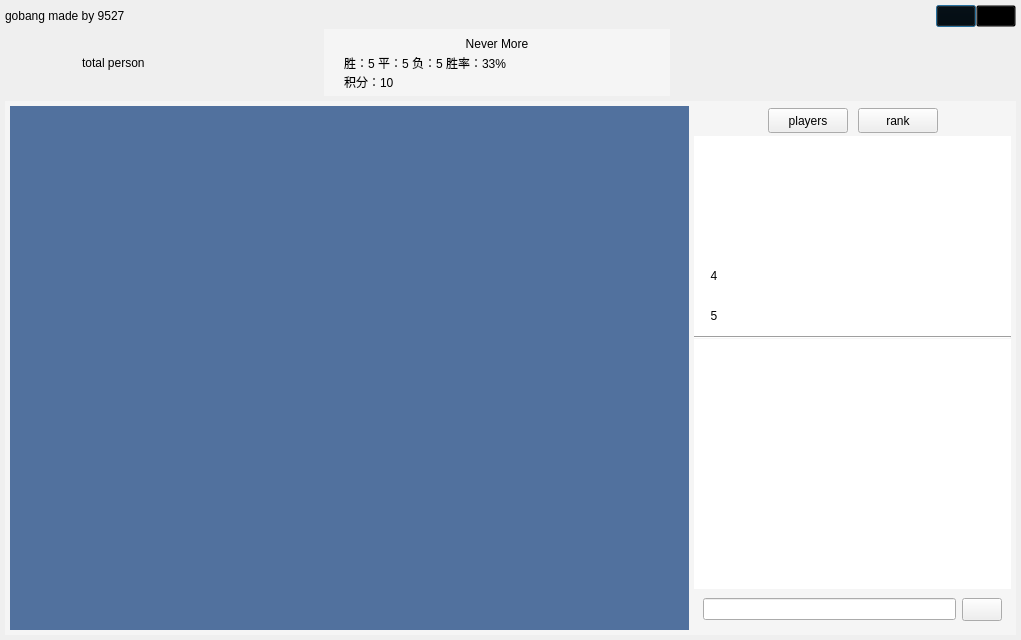
<?xml version="1.0" encoding="UTF-8"?>
<ui version="4.0">
 <class>room_window</class>
 <widget class="QDialog" name="room_window">
  <property name="geometry">
   <rect>
    <x>0</x>
    <y>0</y>
    <width>1021</width>
    <height>640</height>
   </rect>
  </property>
  <property name="windowTitle">
   <string/>
  </property>
  <property name="styleSheet">
   <string notr="true">QScrollBar{
background:white;
  width: 10px;
}
QScrollBar::handle{
background:rgb(180, 180, 180, 150);
}
QScrollBar::handle:hover{
background:rgb(150, 150, 150, 180);
}
QScrollBar::add-page{
background:transparent;
}
QScrollBar::sub-page{
background:transparent; 
}
QScrollBar::sub-line{
background:transparent;
}
QScrollBar::add-line{
background:transparent;
}</string>
  </property>
  <layout class="QVBoxLayout" name="verticalLayout">
   <property name="spacing">
    <number>0</number>
   </property>
   <property name="margin">
    <number>5</number>
   </property>
   <item>
    <layout class="QHBoxLayout" name="horizontalLayout">
     <property name="spacing">
      <number>0</number>
     </property>
     <item>
      <widget class="QLabel" name="title_label">
       <property name="text">
        <string>gobang made by 9527</string>
       </property>
      </widget>
     </item>
     <item>
      <spacer name="horizontalSpacer">
       <property name="orientation">
        <enum>Qt::Horizontal</enum>
       </property>
       <property name="sizeHint" stdset="0">
        <size>
         <width>40</width>
         <height>20</height>
        </size>
       </property>
      </spacer>
     </item>
     <item>
      <widget class="QPushButton" name="min_btn">
       <property name="minimumSize">
        <size>
         <width>27</width>
         <height>22</height>
        </size>
       </property>
       <property name="styleSheet">
        <string notr="true">QPushButton#min_btn{
border-image: url(:/img/min.png);
background-color: transparent;
}
QPushButton#min_btn::hover{
background-image: url(:/img/min_hover.png);
background-color: transparent;
}

QPushButton#min_btn::pressed{
background-image: url(:/img/min_pressed.png);
background-color: transparent;
}
</string>
       </property>
       <property name="text">
        <string/>
       </property>
      </widget>
     </item>
     <item>
      <widget class="QPushButton" name="close_btn">
       <property name="minimumSize">
        <size>
         <width>27</width>
         <height>22</height>
        </size>
       </property>
       <property name="styleSheet">
        <string notr="true">QPushButton{
border-image: url(:/img/close.png);
background-color: transparent;
}
QPushButton::hover{
background-image: url(:/img/close_hover.png);
background-color: transparent;
}

QPushButton::pressed{
background-image: url(:/img/close_pressed.png);
background-color: transparent;
}
</string>
       </property>
       <property name="text">
        <string/>
       </property>
      </widget>
     </item>
    </layout>
   </item>
   <item>
    <layout class="QHBoxLayout" name="horizontalLayout_2" stretch="0,0,1,2,2">
     <property name="spacing">
      <number>6</number>
     </property>
     <property name="leftMargin">
      <number>5</number>
     </property>
     <property name="topMargin">
      <number>2</number>
     </property>
     <property name="bottomMargin">
      <number>5</number>
     </property>
     <item>
      <widget class="QLabel" name="icon_label">
       <property name="minimumSize">
        <size>
         <width>66</width>
         <height>67</height>
        </size>
       </property>
       <property name="maximumSize">
        <size>
         <width>66</width>
         <height>67</height>
        </size>
       </property>
       <property name="styleSheet">
        <string notr="true">background-image: url(:/img/AppID8.png);</string>
       </property>
       <property name="text">
        <string/>
       </property>
      </widget>
     </item>
     <item>
      <widget class="QLabel" name="count_label">
       <property name="text">
        <string>total person</string>
       </property>
      </widget>
     </item>
     <item>
      <spacer name="horizontalSpacer_3">
       <property name="orientation">
        <enum>Qt::Horizontal</enum>
       </property>
       <property name="sizeHint" stdset="0">
        <size>
         <width>40</width>
         <height>20</height>
        </size>
       </property>
      </spacer>
     </item>
     <item>
      <widget class="QWidget" name="info_widget" native="true">
       <property name="styleSheet">
        <string notr="true">QWidget#info_widget{
background:rgba(255,255,255,100);
}</string>
       </property>
       <layout class="QVBoxLayout" name="verticalLayout_3">
        <property name="spacing">
         <number>0</number>
        </property>
        <property name="leftMargin">
         <number>20</number>
        </property>
        <property name="topMargin">
         <number>5</number>
        </property>
        <property name="rightMargin">
         <number>20</number>
        </property>
        <property name="bottomMargin">
         <number>5</number>
        </property>
        <item>
         <widget class="QLabel" name="name_label">
          <property name="text">
           <string>Never More</string>
          </property>
          <property name="alignment">
           <set>Qt::AlignCenter</set>
          </property>
         </widget>
        </item>
        <item>
         <widget class="QLabel" name="record_label">
          <property name="text">
           <string>胜：5 平：5 负：5 胜率：33%</string>
          </property>
         </widget>
        </item>
        <item>
         <widget class="QLabel" name="score_label">
          <property name="text">
           <string>积分：10</string>
          </property>
         </widget>
        </item>
       </layout>
      </widget>
     </item>
     <item>
      <spacer name="horizontalSpacer_2">
       <property name="orientation">
        <enum>Qt::Horizontal</enum>
       </property>
       <property name="sizeHint" stdset="0">
        <size>
         <width>40</width>
         <height>20</height>
        </size>
       </property>
      </spacer>
     </item>
    </layout>
   </item>
   <item>
    <widget class="QWidget" name="content_widget" native="true">
     <property name="styleSheet">
      <string notr="true">QWidget#content_widget{
background-color: rgba(255, 255, 255, 100);
}
</string>
     </property>
     <layout class="QHBoxLayout" name="horizontalLayout_3" stretch="2,1">
      <property name="spacing">
       <number>0</number>
      </property>
      <property name="margin">
       <number>5</number>
      </property>
      <item>
       <widget class="QWidget" name="left_widget" native="true">
        <property name="minimumSize">
         <size>
          <width>0</width>
          <height>480</height>
         </size>
        </property>
        <property name="styleSheet">
         <string notr="true">QWidget#left_widget{
background-color: rgb(81, 113, 158);
}</string>
        </property>
        <layout class="QGridLayout" name="gridLayout"/>
       </widget>
      </item>
      <item>
       <widget class="QWidget" name="right_widget" native="true">
        <property name="minimumSize">
         <size>
          <width>322</width>
          <height>0</height>
         </size>
        </property>
        <property name="maximumSize">
         <size>
          <width>322</width>
          <height>16777215</height>
         </size>
        </property>
        <layout class="QVBoxLayout" name="verticalLayout_4" stretch="0,1,0,3,0">
         <property name="spacing">
          <number>0</number>
         </property>
         <property name="leftMargin">
          <number>5</number>
         </property>
         <property name="topMargin">
          <number>0</number>
         </property>
         <property name="rightMargin">
          <number>0</number>
         </property>
         <property name="bottomMargin">
          <number>0</number>
         </property>
         <item>
          <widget class="QWidget" name="tab_widget" native="true">
           <property name="minimumSize">
            <size>
             <width>0</width>
             <height>30</height>
            </size>
           </property>
           <property name="styleSheet">
            <string notr="true">QWidget#tab_widget{
border-width: 5px;
border-image: url(:/img/TitleBack.png)5 5 5 5;
}</string>
           </property>
           <layout class="QHBoxLayout" name="horizontalLayout_8">
            <property name="topMargin">
             <number>0</number>
            </property>
            <property name="bottomMargin">
             <number>0</number>
            </property>
            <item>
             <layout class="QHBoxLayout" name="horizontalLayout_7">
              <property name="spacing">
               <number>10</number>
              </property>
              <item>
               <spacer name="horizontalSpacer_4">
                <property name="orientation">
                 <enum>Qt::Horizontal</enum>
                </property>
                <property name="sizeHint" stdset="0">
                 <size>
                  <width>40</width>
                  <height>20</height>
                 </size>
                </property>
               </spacer>
              </item>
              <item>
               <widget class="QPushButton" name="players_btn">
                <property name="minimumSize">
                 <size>
                  <width>70</width>
                  <height>25</height>
                 </size>
                </property>
                <property name="styleSheet">
                 <string notr="true">QPushButton{
border-width:5px;
border-image: url(:/img/pushbutton.png) 5 5 5 5;
}

QPushButton::hover{
border-width:5px;
border-image: url(:/img/pushbutton_hover.png) 5 5 5 5;
}

QPushButton::pressed{
border-width:5px;
border-image: url(:/img/pushbutton_pressed.png) 5 5 5 5;
}</string>
                </property>
                <property name="text">
                 <string>players</string>
                </property>
               </widget>
              </item>
              <item>
               <widget class="QPushButton" name="rank_btn">
                <property name="minimumSize">
                 <size>
                  <width>70</width>
                  <height>25</height>
                 </size>
                </property>
                <property name="styleSheet">
                 <string notr="true">QPushButton{
border-width:5px;
border-image: url(:/img/pushbutton.png) 5 5 5 5;
}

QPushButton::hover{
border-width:5px;
border-image: url(:/img/pushbutton_hover.png) 5 5 5 5;
}

QPushButton::pressed{
border-width:5px;
border-image: url(:/img/pushbutton_pressed.png) 5 5 5 5;
}</string>
                </property>
                <property name="text">
                 <string>rank</string>
                </property>
               </widget>
              </item>
              <item>
               <spacer name="horizontalSpacer_5">
                <property name="orientation">
                 <enum>Qt::Horizontal</enum>
                </property>
                <property name="sizeHint" stdset="0">
                 <size>
                  <width>40</width>
                  <height>20</height>
                 </size>
                </property>
               </spacer>
              </item>
             </layout>
            </item>
           </layout>
          </widget>
         </item>
         <item>
          <widget class="QStackedWidget" name="stackedWidget">
           <property name="currentIndex">
            <number>1</number>
           </property>
           <widget class="QWidget" name="page">
            <layout class="QHBoxLayout" name="horizontalLayout_5">
             <property name="spacing">
              <number>0</number>
             </property>
             <property name="margin">
              <number>0</number>
             </property>
             <item>
              <widget class="QListWidget" name="player_list">
               <property name="styleSheet">
                <string notr="true">QListWidget{
border:0px;
}
QListWidget::item{
height:30px;
selection-background-color:lightblue;
}
</string>
               </property>
               <property name="alternatingRowColors">
                <bool>true</bool>
               </property>
              </widget>
             </item>
            </layout>
           </widget>
           <widget class="QWidget" name="page_2">
            <layout class="QHBoxLayout" name="horizontalLayout_6">
             <property name="spacing">
              <number>0</number>
             </property>
             <property name="margin">
              <number>0</number>
             </property>
             <item>
              <layout class="QVBoxLayout" name="verticalLayout_2">
               <property name="spacing">
                <number>0</number>
               </property>
               <item>
                <widget class="QLabel" name="rank_1">
                 <property name="minimumSize">
                  <size>
                   <width>40</width>
                   <height>40</height>
                  </size>
                 </property>
                 <property name="styleSheet">
                  <string notr="true">background:white;</string>
                 </property>
                 <property name="text">
                  <string/>
                 </property>
                 <property name="pixmap">
                  <pixmap resource="../../../img/img.qrc">:/img/00090.png</pixmap>
                 </property>
                </widget>
               </item>
               <item>
                <widget class="QLabel" name="rank_2">
                 <property name="minimumSize">
                  <size>
                   <width>40</width>
                   <height>40</height>
                  </size>
                 </property>
                 <property name="styleSheet">
                  <string notr="true">background:white;</string>
                 </property>
                 <property name="text">
                  <string/>
                 </property>
                 <property name="pixmap">
                  <pixmap resource="../../../img/img.qrc">:/img/00091.png</pixmap>
                 </property>
                </widget>
               </item>
               <item>
                <widget class="QLabel" name="rank_3">
                 <property name="minimumSize">
                  <size>
                   <width>40</width>
                   <height>40</height>
                  </size>
                 </property>
                 <property name="styleSheet">
                  <string notr="true">background:white;</string>
                 </property>
                 <property name="text">
                  <string/>
                 </property>
                 <property name="pixmap">
                  <pixmap resource="../../../img/img.qrc">:/img/00092.png</pixmap>
                 </property>
                </widget>
               </item>
               <item>
                <widget class="QLabel" name="rank_4">
                 <property name="minimumSize">
                  <size>
                   <width>40</width>
                   <height>40</height>
                  </size>
                 </property>
                 <property name="styleSheet">
                  <string notr="true">background:white;</string>
                 </property>
                 <property name="text">
                  <string>4</string>
                 </property>
                 <property name="alignment">
                  <set>Qt::AlignCenter</set>
                 </property>
                </widget>
               </item>
               <item>
                <widget class="QLabel" name="rank_5">
                 <property name="minimumSize">
                  <size>
                   <width>0</width>
                   <height>40</height>
                  </size>
                 </property>
                 <property name="styleSheet">
                  <string notr="true">background:white;</string>
                 </property>
                 <property name="text">
                  <string>5</string>
                 </property>
                 <property name="alignment">
                  <set>Qt::AlignCenter</set>
                 </property>
                </widget>
               </item>
              </layout>
             </item>
             <item>
              <widget class="QTableWidget" name="rank_table">
               <property name="styleSheet">
                <string notr="true">border:0px;
selection-background-color:lightblue;</string>
               </property>
               <property name="editTriggers">
                <set>QAbstractItemView::NoEditTriggers</set>
               </property>
               <property name="selectionBehavior">
                <enum>QAbstractItemView::SelectRows</enum>
               </property>
               <property name="showGrid">
                <bool>false</bool>
               </property>
               <property name="rowCount">
                <number>5</number>
               </property>
               <property name="columnCount">
                <number>2</number>
               </property>
               <attribute name="horizontalHeaderVisible">
                <bool>false</bool>
               </attribute>
               <attribute name="horizontalHeaderDefaultSectionSize">
                <number>100</number>
               </attribute>
               <attribute name="horizontalHeaderStretchLastSection">
                <bool>true</bool>
               </attribute>
               <attribute name="verticalHeaderVisible">
                <bool>false</bool>
               </attribute>
               <attribute name="verticalHeaderDefaultSectionSize">
                <number>40</number>
               </attribute>
               <attribute name="verticalHeaderHighlightSections">
                <bool>true</bool>
               </attribute>
               <row/>
               <row/>
               <row/>
               <row/>
               <row/>
               <column/>
               <column/>
              </widget>
             </item>
            </layout>
           </widget>
          </widget>
         </item>
         <item>
          <widget class="Line" name="line">
           <property name="orientation">
            <enum>Qt::Horizontal</enum>
           </property>
          </widget>
         </item>
         <item>
          <widget class="QTextBrowser" name="textBrowser">
           <property name="styleSheet">
            <string notr="true">border:0px;</string>
           </property>
          </widget>
         </item>
         <item>
          <widget class="QWidget" name="chat_widget" native="true">
           <property name="minimumSize">
            <size>
             <width>0</width>
             <height>41</height>
            </size>
           </property>
           <property name="styleSheet">
            <string notr="true">QWidget#chat_widget{
border-image: url(:/img/myexpression.bmp);
}</string>
           </property>
           <layout class="QHBoxLayout" name="horizontalLayout_4">
            <property name="topMargin">
             <number>0</number>
            </property>
            <property name="bottomMargin">
             <number>0</number>
            </property>
            <item>
             <widget class="QLineEdit" name="lineEdit"/>
            </item>
            <item>
             <widget class="QPushButton" name="send_btn">
              <property name="minimumSize">
               <size>
                <width>24</width>
                <height>23</height>
               </size>
              </property>
              <property name="styleSheet">
               <string notr="true">QPushButton#send_btn{
	border-image: url(:/img/send.png)0 46 0 0;
}
QPushButton#send_btn::hover{
	border-image: url(:/img/send.png)0 23 0 23;
}
QPushButton#send_btn::pressed{
	border-image: url(:/img/send.png)0 0 0 46;
}</string>
              </property>
              <property name="text">
               <string/>
              </property>
             </widget>
            </item>
           </layout>
          </widget>
         </item>
        </layout>
       </widget>
      </item>
     </layout>
    </widget>
   </item>
  </layout>
 </widget>
 <resources>
  <include location="../../../img/img.qrc"/>
 </resources>
 <connections>
  <connection>
   <sender>close_btn</sender>
   <signal>clicked()</signal>
   <receiver>room_window</receiver>
   <slot>close()</slot>
   <hints>
    <hint type="sourcelabel">
     <x>177</x>
     <y>211</y>
    </hint>
    <hint type="destinationlabel">
     <x>199</x>
     <y>149</y>
    </hint>
   </hints>
  </connection>
 </connections>
</ui>
